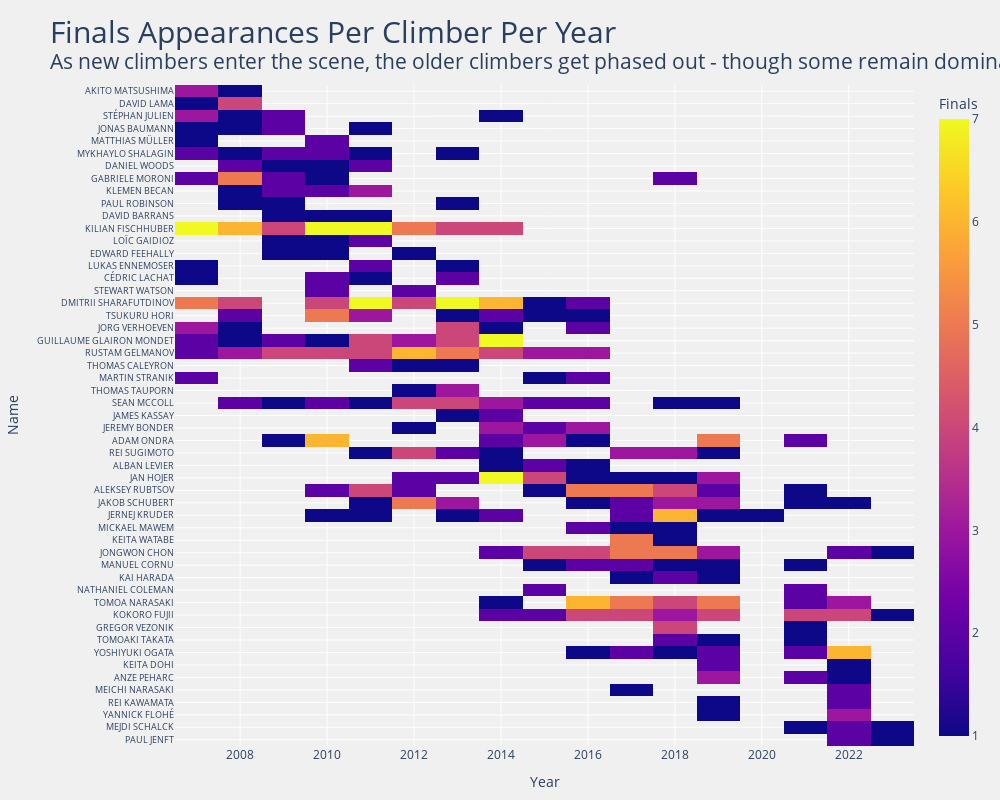

The code cell stored with this chart in its notebook:
### Markdown cell above
## Individual Finals Appearances Over Time

### Code cell
# Gets dataframe & series of athletes who participated in a final and counts # of appearances
finals = boulder_men_all_results[boulder_men_all_results['Final'].notna()] # df
final_num = finals.groupby(['Name', 'Year'])['Final'].count() # series
names = finals['Name'].unique()

# Creates NaN-filled dataframe using names and years
dat = pd.DataFrame(np.nan, columns=YEARS, index=names)

# Takes data from final_num series and inserts it into dataframe
for nameyear, count in final_num.items():
    dat.loc[nameyear[0], nameyear[1]] = count
    
# Filters climbers who have been in 3 or more finals
dat = dat[dat.sum(axis=1) >= 3] 

# Sort dat by average year weighted by number of finals
srt = ((dat * dat.columns).mean(1)/dat.mean(1)).argsort()

# Create plotly figure with heatmap
# fig = go.Figure(data=go.Heatmap(
#                     x=dat.columns,
#                     y=dat.index[srt],
#                     z=dat.iloc[srt],
#                     name='',
#                     hoverongaps=False,
#                     hovertemplate="<b>%{y}</b><br>Year: %{x}<br>Finals: %{z}"))

fig = px.imshow(dat.iloc[srt],
                labels={"y": "Name",  "x": "Year", "color": "Finals"}
                )

title = ("Finals Appearances Per Climber Per Year<br>"
        "<sup>As new climbers enter the scene, the older climbers get phased out - though some remain dominant")

fig.update_layout(    
    title=dict(text=title,
               font=dict(size=30)),
    plot_bgcolor='#f0f0f0',
    paper_bgcolor='#f0f0f0',
    height=800,
    width=1000,
    autosize=False,
    margin=dict(l=25, r=25, t=85, b=45),
    yaxis=dict(visible=True,
                 autorange='reversed',
                tickfont=dict(size=9))
    )

fig.show(config=config)

### Figure 1 — Plotly figure (JSON) as saved in the notebook; plotly's stock layout.template omitted (floating-point values rounded to 4 significant figures; data arrays with more than 128 entries replaced by an {"elided": "..."} marker saying what was removed)
{"data": [{"coloraxis": "coloraxis", "hovertemplate": "Year: %{x}<br>Name: %{y}<br>Finals: %{z}<extra></extra>", "name": "0", "type": "heatmap", "x": [2007, 2008, 2009, 2010, 2011, 2012, 2013, 2014, 2015, 2016, 2017, 2018, 2019, 2020, 2021, 2022, 2023], "xaxis": "x", "y": ["AKITO MATSUSHIMA", "DAVID LAMA", "STÉPHAN JULIEN", "JONAS BAUMANN", "MATTHIAS MÜLLER", "MYKHAYLO SHALAGIN", "DANIEL WOODS", "GABRIELE MORONI", "KLEMEN BECAN", "PAUL ROBINSON", "DAVID BARRANS", "KILIAN FISCHHUBER", "LOÏC GAIDIOZ", "EDWARD FEEHALLY", "LUKAS ENNEMOSER", "CÉDRIC LACHAT", "STEWART WATSON", "DMITRII SHARAFUTDINOV", "TSUKURU HORI", "JORG VERHOEVEN", "GUILLAUME GLAIRON MONDET", "RUSTAM GELMANOV", "THOMAS CALEYRON", "MARTIN STRANIK", "THOMAS TAUPORN", "SEAN MCCOLL", "JAMES KASSAY", "JEREMY BONDER", "ADAM ONDRA", "REI SUGIMOTO", "ALBAN LEVIER", "JAN HOJER", "ALEKSEY RUBTSOV", "JAKOB SCHUBERT", "JERNEJ KRUDER", "MICKAEL MAWEM", "KEITA WATABE", "JONGWON CHON", "MANUEL CORNU", "KAI HARADA", "NATHANIEL COLEMAN", "TOMOA NARASAKI", "KOKORO FUJII", "GREGOR VEZONIK", "TOMOAKI TAKATA", "YOSHIYUKI OGATA", "KEITA DOHI", "ANZE PEHARC", "MEICHI NARASAKI", "REI KAWAMATA", "YANNICK FLOHÉ", "MEJDI SCHALCK", "PAUL JENFT"], "yaxis": "y", "z": {"elided": "53x17 int values"}}], "layout": {"autosize": false, "coloraxis": {"colorbar": {"title": {"text": "Finals"}}, "colorscale": [[0, "#0d0887"], [0.1111, "#46039f"], [0.2222, "#7201a8"], [0.3333, "#9c179e"], [0.4444, "#bd3786"], [0.5556, "#d8576b"], [0.6667, "#ed7953"], [0.7778, "#fb9f3a"], [0.8889, "#fdca26"], [1, "#f0f921"]]}, "height": 800, "margin": {"b": 45, "l": 25, "r": 25, "t": 85}, "paper_bgcolor": "#f0f0f0", "plot_bgcolor": "#f0f0f0", "title": {"font": {"size": 30}, "text": "Finals Appearances Per Climber Per Year<br><sup>As new climbers enter the scene, the older climbers get phased out - though some remain dominant"}, "width": 1000, "xaxis": {"anchor": "y", "autorange": true, "constrain": "domain", "domain": [0, 1], "range": [2006.0, 2024.0], "scaleanchor": "y", "title": {"text": "Year"}, "type": "linear"}, "yaxis": {"anchor": "x", "autorange": true, "constrain": "domain", "domain": [0, 1], "range": [52.5, -0.5], "tickfont": {"size": 9}, "title": {"text": "Name"}, "type": "category", "visible": true}}}
